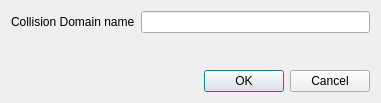
<ui version="4.0" >
 <class>AddCdForm</class>
 <widget class="QDialog" name="AddCdForm" >
  <property name="geometry" >
   <rect>
    <x>0</x>
    <y>0</y>
    <width>381</width>
    <height>103</height>
   </rect>
  </property>
  <property name="windowTitle" >
   <string>Visual Netkit - Add new CD</string>
  </property>
  <layout class="QVBoxLayout" >
   <item>
    <layout class="QHBoxLayout" >
     <item>
      <widget class="QLabel" name="label_2" >
       <property name="text" >
        <string>Collision Domain name</string>
       </property>
      </widget>
     </item>
     <item>
      <widget class="QLineEdit" name="cdNameLineEdit" />
     </item>
    </layout>
   </item>
   <item>
    <spacer>
     <property name="orientation" >
      <enum>Qt::Vertical</enum>
     </property>
     <property name="sizeHint" >
      <size>
       <width>20</width>
       <height>40</height>
      </size>
     </property>
    </spacer>
   </item>
   <item>
    <widget class="QDialogButtonBox" name="cdFormConfirmBox" >
     <property name="orientation" >
      <enum>Qt::Horizontal</enum>
     </property>
     <property name="standardButtons" >
      <set>QDialogButtonBox::Cancel|QDialogButtonBox::NoButton|QDialogButtonBox::Ok</set>
     </property>
    </widget>
   </item>
  </layout>
 </widget>
 <resources/>
 <connections>
  <connection>
   <sender>cdFormConfirmBox</sender>
   <signal>rejected()</signal>
   <receiver>AddCdForm</receiver>
   <slot>reject()</slot>
   <hints>
    <hint type="sourcelabel" >
     <x>325</x>
     <y>166</y>
    </hint>
    <hint type="destinationlabel" >
     <x>286</x>
     <y>274</y>
    </hint>
   </hints>
  </connection>
 </connections>
</ui>
